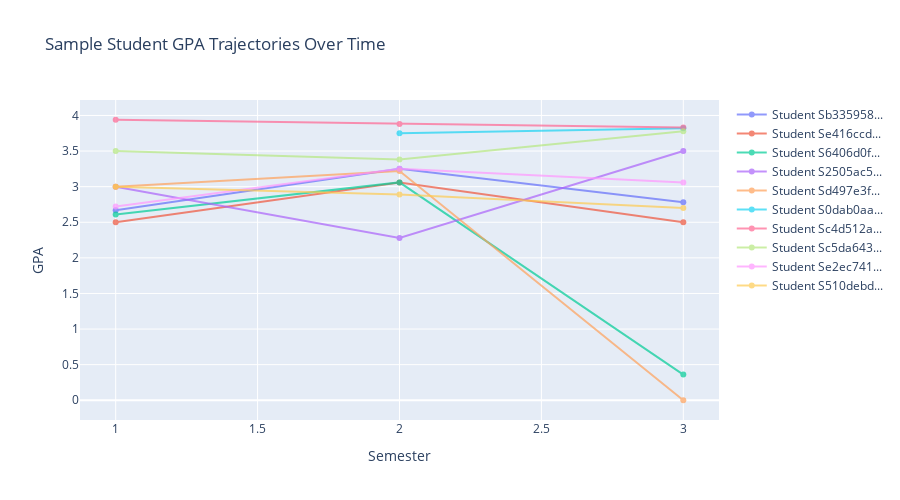

Notebook code for this chart:
### Code cell
# Visualize sample student trajectories
fig = go.Figure()

# Select 10 students with sufficient records
sample_students = student_stats[student_stats['Mark_count'] >= 20].sample(min(10, len(student_stats)), random_state=42)['StudentRef']

for student_id in sample_students:
    student_data = df[df['StudentRef'] == student_id].sort_values('Semester/Year_y')
    semester_gpa = student_data.groupby('Semester/Year_y')['GPA_y'].first().reset_index()
    
    fig.add_trace(go.Scatter(
        x=semester_gpa['Semester/Year_y'],
        y=semester_gpa['GPA_y'],
        mode='lines+markers',
        name=f'Student {student_id[:8]}...',
        opacity=0.7
    ))

fig.update_layout(
    title='Sample Student GPA Trajectories Over Time',
    xaxis_title='Semester',
    yaxis_title='GPA',
    height=500
)
fig.show()

### Figure 1 — Plotly figure (JSON) as saved in the notebook; plotly's stock layout.template omitted (floating-point values rounded to 4 significant figures)
{"data": [{"mode": "lines+markers", "name": "Student Sb335958...", "opacity": 0.7, "type": "scatter", "x": [1, 2, 3], "y": [2.67, 3.25, 2.78]}, {"mode": "lines+markers", "name": "Student Se416ccd...", "opacity": 0.7, "type": "scatter", "x": [1, 2, 3], "y": [2.5, 3.06, 2.5]}, {"mode": "lines+markers", "name": "Student S6406d0f...", "opacity": 0.7, "type": "scatter", "x": [1, 2, 3], "y": [2.61, 3.06, 0.36]}, {"mode": "lines+markers", "name": "Student S2505ac5...", "opacity": 0.7, "type": "scatter", "x": [1, 2, 3], "y": [3.0, 2.28, 3.5]}, {"mode": "lines+markers", "name": "Student Sd497e3f...", "opacity": 0.7, "type": "scatter", "x": [1, 2, 3], "y": [3.0, 3.22, 0.0]}, {"mode": "lines+markers", "name": "Student S0dab0aa...", "opacity": 0.7, "type": "scatter", "x": [2, 3], "y": [3.75, 3.82]}, {"mode": "lines+markers", "name": "Student Sc4d512a...", "opacity": 0.7, "type": "scatter", "x": [1, 2, 3], "y": [3.94, 3.88, 3.83]}, {"mode": "lines+markers", "name": "Student Sc5da643...", "opacity": 0.7, "type": "scatter", "x": [1, 2, 3], "y": [3.5, 3.38, 3.78]}, {"mode": "lines+markers", "name": "Student Se2ec741...", "opacity": 0.7, "type": "scatter", "x": [1, 2, 3], "y": [2.72, 3.25, 3.06]}, {"mode": "lines+markers", "name": "Student S510debd...", "opacity": 0.7, "type": "scatter", "x": [1, 2, 3], "y": [3.0, 2.89, 2.7]}], "layout": {"height": 500, "title": {"text": "Sample Student GPA Trajectories Over Time"}, "xaxis": {"title": {"text": "Semester"}}, "yaxis": {"title": {"text": "GPA"}}}}
